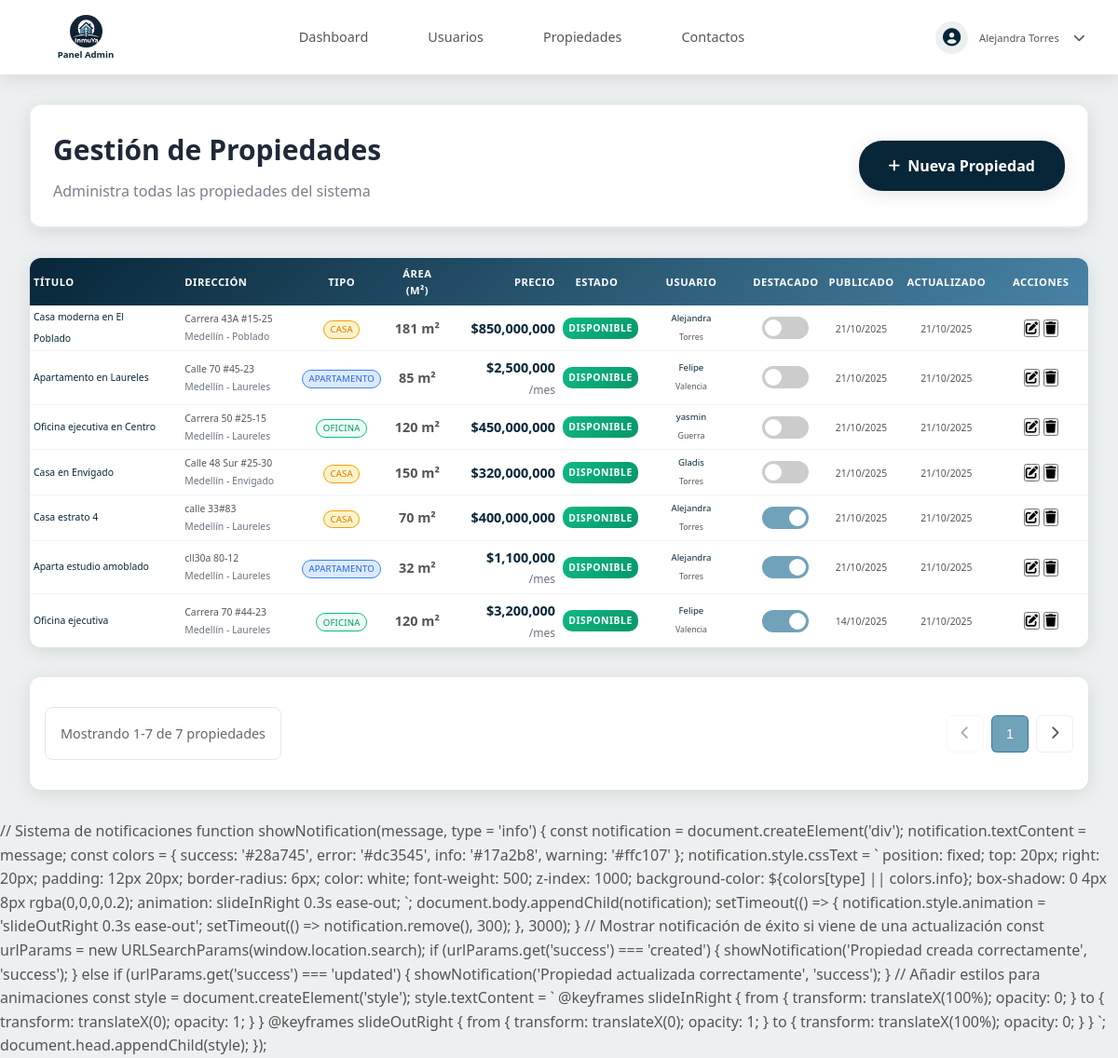
Screenshot of /index.php?route=admin/propiedades (signed in) with the database file from the repository.
### tables this page shows
CREATE TABLE `propiedades` (
  `id_propiedad` int(11) NOT NULL,
  `titulo` varchar(255) NOT NULL,
  `descripcion` text NOT NULL,
  `tipo` enum('arriendo','venta') NOT NULL,
  `precio` decimal(10,0) NOT NULL,
  `area` decimal(10,2) NOT NULL,
  `habitaciones` int(11) NOT NULL,
  `banos` int(11) NOT NULL,
  `parqueadero` tinyint(1) NOT NULL,
  `direccion` varchar(255) NOT NULL,
  `id_ciudad` int(11) DEFAULT NULL,
  `id_barrio` int(11) DEFAULT NULL,
  `id_usuario` int(11) DEFAULT NULL,
  `fecha_publicacion` timestamp NOT NULL DEFAULT current_timestamp(),
  `estado` enum('disponible','vendido','arrendado','reservado','inactivo') DEFAULT 'disponible',
  `tipo_propiedad` enum('casa','apartamento','local','oficina','bodega','terreno','finca') NOT NULL,
  `destacado` tinyint(1) DEFAULT 0,
  `piso` int(11) DEFAULT NULL,
  `ascensor` tinyint(1) DEFAULT 0,
  `balcon` tinyint(1) DEFAULT 0,
  `terraza` tinyint(1) DEFAULT 0,
  `jardin` tinyint(1) DEFAULT 0,
  `piscina` tinyint(1) DEFAULT 0,
  `gimnasio` tinyint(1) DEFAULT 0,
  `seguridad_24h` tinyint(1) DEFAULT 0,
  `mascotas_permitidas` tinyint(1) DEFAULT 0,
  `precio_negociable` tinyint(1) DEFAULT 1,
  `incluye_administracion` tinyint(1) DEFAULT 0,
  `valor_administracion` decimal(10,2) DEFAULT NULL,
  `incluye_servicios` tinyint(1) DEFAULT 0,
  `telefono_contacto` varchar(20) DEFAULT NULL,
  `email_contacto` varchar(100) DEFAULT NULL,
  `nombre_contacto` varchar(100) DEFAULT NULL,
  `mostrar_telefono` tinyint(1) DEFAULT 1,
  `mostrar_email` tinyint(1) DEFAULT 1,
  `fecha_actualizacion` timestamp NOT NULL DEFAULT current_timestamp() ON UPDATE current_timestamp()
);

CREATE TABLE `ciudades` (
  `id_ciudad` int(11) NOT NULL,
  `nombre` varchar(100) NOT NULL
);

CREATE TABLE `barrios` (
  `id_barrio` int(11) NOT NULL,
  `nombre` varchar(100) NOT NULL,
  `id_ciudad` int(11) NOT NULL
);

CREATE TABLE `usuarios` (
  `id_usuario` int(11) NOT NULL,
  `nombre` varchar(100) NOT NULL,
  `email` varchar(100) NOT NULL,
  `telefono` varchar(20) DEFAULT NULL,
  `tipodocumento` int(11) NOT NULL,
  `numerodocumento` varchar(30) NOT NULL,
  `fechadenacimiento` date NOT NULL,
  `contrasena` varchar(255) NOT NULL,
  `tipo_usuario` enum('cliente','propietario','admin') NOT NULL
);

### app/views/admin/propiedad/propiedades.php (the view, shortened to what the rows shown need)
<?php
include __DIR__ . '/../../layouts/admin.php';
?>
<div class="propiedades-content">
    <div class="page-header">
        <div class="header-left">
            <h2>Gestión de Propiedades</h2>
        </div>
    </div>
    <div class="table-section">
        <div class="table-container">
            <table class="data-table" id="propertiesTable">
                <thead>
                    <tr>
                        <th class="text-left">Título</th>
                        <th class="text-left">Dirección</th>
                        <th class="text-center">Tipo</th>
                        <th class="text-center">Área (m²)</th>
                        <th class="text-right">Precio</th>
                        <th class="text-center">Estado</th>
                        <th class="text-center">Usuario</th>
                        <th class="text-center">Destacado</th>
                        <th class="text-center">Publicado</th>
                        <th class="text-center">Actualizado</th>
                        <th class="text-center">Acciones</th>
                    </tr>
                </thead>
                <tbody>
                    <?php if (!empty($propiedades)): ?>
                        <?php foreach ($propiedades as $propiedad): ?>
                            <tr data-property-id="<?php echo $propiedad['id_propiedad']; ?>">
                                <td class="text-left">
                                    <div class="property-info">
                                        <div class="property-details">
                                            <div class="property-title-compact">
                                                <?php
                                                $titulo = htmlspecialchars($propiedad['titulo']);
                                                $palabras = explode(' ', $titulo);
                                                if (count($palabras) > 4) {
                                                    $primeraParte = implode(' ', array_slice($palabras, 0, 4));
                                                    $segundaParte = implode(' ', array_slice($palabras, 4));
                                                    echo '<span class="title-line-1">' . $primeraParte . '</span><br>';
                                                    echo '<span class="title-line-2">' . $segundaParte . '</span>';
                                                } else {
                                                    echo '<span class="title-single">' . $titulo . '</span>';
                                                }
                                                ?>
                                            </div>
                                        </div>
                                    </div>
                                </td>
                                <td class="text-left">
                                    <div class="location-info">
                                        <span class="property-address"><?php echo htmlspecialchars($propiedad['direccion']); ?></span>
                                        <?php if ($propiedad['ciudad_nombre'] || $propiedad['barrio_nombre']): ?>
                                            <span class="property-location">
                                        <?php if ($propiedad['ciudad_nombre']): ?>
                                                    <?php echo htmlspecialchars($propiedad['ciudad_nombre']); ?>
                                                <?php endif; ?>
                                                <?php if ($propiedad['ciudad_nombre'] && $propiedad['barrio_nombre']): ?>
                                                    -
                                                <?php endif; ?>
                                                <?php if ($propiedad['barrio_nombre']): ?>
                                                    <?php echo htmlspecialchars($propiedad['barrio_nombre']); ?>
                                                <?php endif; ?>
                                            </span>
                                        <?php endif; ?>
                                    </div>
                                </td>
                                <td class="text-center">
                                    <?php
                                    $tipoClass = '';
                                    switch($propiedad['tipo_propiedad']) {
                                        case 'casa':
                                            $tipoClass = 'type-casa';
                                            break;
                                        case 'apartamento':
                                            $tipoClass = 'type-apartamento';
                                            break;
                                        case 'oficina':
                                            $tipoClass = 'type-oficina';
                                            break;
                                    }
                                    ?>
                                    <span class="badge property-type <?php echo $tipoClass; ?>">
                                        <?php echo ucfirst($propiedad['tipo_propiedad']); ?>
                                    </span>
                                </td>
                                <td class="text-center">
                                    <span class="property-area"><?php echo number_format($propiedad['area']); ?> m²</span>
                                </td>
                                <td class="text-right">
                                    <div class="price-info">
                                        <span class="property-price">$<?php echo number_format($propiedad['precio']); ?></span>
                                        <?php if ($propiedad['tipo'] === 'arriendo'): ?>
                                            <span class="price-period">/mes</span>
                                        <?php endif; ?>
                                    </div>
                                </td>
                                <td>
                                    <?php
                                    $statusClass = '';
                                    $statusText = '';
                                    $estado = trim($propiedad['estado']);
                                    if (empty($estado)) {
                                        $estado = 'disponible';
                                    }
                                    switch($estado) {
                                        case 'disponible':
                                            $statusClass = 'status-available';
                                            $statusText = 'Disponible';
                                            break;
                                    }
                                    ?>
                                    <span class="badge <?php echo $statusClass; ?>">
                                        <?php echo $statusText; ?>
                                    </span>
                                </td>
                                <td class="text-center">
                                    <div class="user-name-multiline">
                                        <?php
                                        $nombreUsuario = $propiedad['usuario_nombre'] ?? 'Sin asignar';
                                        $partesNombre = explode(' ', $nombreUsuario);
                                        if (count($partesNombre) >= 2) {
                                            echo '<span class="user-first-name">' . htmlspecialchars($partesNombre[0]) . '</span><br>';
                                            echo '<span class="user-last-name">' . htmlspecialchars(implode(' ', array_slice($partesNombre, 1))) . '</span>';
                                        } else {
                                            echo '<span class="user-single-name">' . htmlspecialchars($nombreUsuario) . '</span>';
                                        }
                                        ?>
                                    </div>
                                </td>
                                <td>
                                    <div class="featured-toggle">
                                        <label class="toggle-switch">
                                            <span class="toggle-slider"></span>
                                        </label>
                                    </div>
                                </td>
                                <td class="text-center">
                                    <span class="date-info">
                                        <?php echo date('d/m/Y', strtotime($propiedad['fecha_publicacion'])); ?>
                                        <br>
                                    </span>
                                </td>
                                <td class="text-center">
                                    <span class="date-info">
                                        <?php echo date('d/m/Y', strtotime($propiedad['fecha_actualizacion'])); ?>
                                        <br>
                                    </span>
                                </td>
                                <td>
                                    <div class="action-buttons">
                                        <button class="btn-icon btn-edit" title="Editar" data-property-id="<?php echo $propiedad['id_propiedad']; ?>">
                                            <i class="fas fa-edit"></i>
                                        </button>
                                        <button class="btn-icon btn-delete" title="Eliminar" data-property-id="<?php echo $propiedad['id_propiedad']; ?>">
                                            <i class="fas fa-trash"></i>
                                        </button>
                                    </div>
                                </td>
                            </tr>
                        <?php endforeach; ?>
                    <?php endif; ?>
                </tbody>
            </table>
        </div>
    </div>
</div>

### rows the page displays
propiedades: titulo "Casa moderna en El", titulo "Poblado", direccion "Carrera 43A #15-25", id_ciudad.nombre "Medellín", id_barrio.nombre "Poblado", tipo_propiedad "CASA", area "181", precio "850,000,000", estado "DISPONIBLE", id_usuario.nombre "Alejandra", id_usuario.nombre "Torres", fecha_publicacion "21/10/2025", fecha_actualizacion "21/10/2025"
propiedades: titulo "Apartamento en Laureles", direccion "Calle 70 #45-23", id_ciudad.nombre "Medellín", id_barrio.nombre "Laureles", tipo_propiedad "APARTAMENTO", area "85", precio "2,500,000", tipo "/mes", estado "DISPONIBLE", id_usuario.nombre "Felipe", id_usuario.nombre "Valencia", fecha_publicacion "21/10/2025", fecha_actualizacion "21/10/2025"
propiedades: titulo "Oficina ejecutiva en Centro", direccion "Carrera 50 #25-15", id_ciudad.nombre "Medellín", id_barrio.nombre "Laureles", tipo_propiedad "OFICINA", area "120", precio "450,000,000", estado "DISPONIBLE", id_usuario.nombre "yasmin", id_usuario.nombre "Guerra", fecha_publicacion "21/10/2025", fecha_actualizacion "21/10/2025"
propiedades: titulo "Casa en Envigado", direccion "Calle 48 Sur #25-30", id_ciudad.nombre "Medellín", id_barrio.nombre "Envigado", tipo_propiedad "CASA", area "150", precio "320,000,000", estado "DISPONIBLE", id_usuario.nombre "Gladis", id_usuario.nombre "Torres", fecha_publicacion "21/10/2025", fecha_actualizacion "21/10/2025"
propiedades: titulo "Casa estrato 4", direccion "calle 33#83", id_ciudad.nombre "Medellín", id_barrio.nombre "Laureles", tipo_propiedad "CASA", area "70", precio "400,000,000", estado "DISPONIBLE", id_usuario.nombre "Alejandra", id_usuario.nombre "Torres", fecha_publicacion "21/10/2025", fecha_actualizacion "21/10/2025"
propiedades: titulo "Aparta estudio amoblado", direccion "cll30a 80-12", id_ciudad.nombre "Medellín", id_barrio.nombre "Laureles", tipo_propiedad "APARTAMENTO", area "32", precio "1,100,000", tipo "/mes", estado "DISPONIBLE", id_usuario.nombre "Alejandra", id_usuario.nombre "Torres", fecha_publicacion "21/10/2025", fecha_actualizacion "21/10/2025"
propiedades: titulo "Oficina ejecutiva", direccion "Carrera 70 #44-23", id_ciudad.nombre "Medellín", id_barrio.nombre "Laureles", tipo_propiedad "OFICINA", area "120", precio "3,200,000", tipo "/mes", statusText "DISPONIBLE", id_usuario.nombre "Felipe", id_usuario.nombre "Valencia", fecha_publicacion "14/10/2025", fecha_actualizacion "21/10/2025"

### other values shown
$userName "Alejandra Torres"
count($propiedades) "7"
